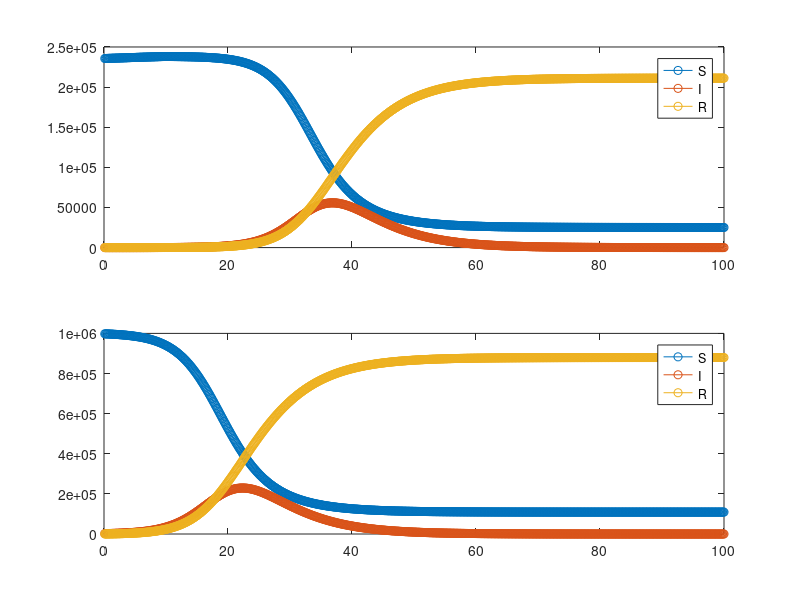

Reproduce this figure in MATLAB.
city1=[]; % the United States
city2=[]; % China
N=[235606 1000000] % populations of USA and China respectively

%SIR model
S=[235606 998000]; 
I=[0 2000];
R=[0 0];

a=1/2;
b=1/5;
T=100; % with units days
dt=1/8;
clockmax=ceil(T/dt);

% exchange rates - percentage of population every day
e1=0.0001; % people traveling out of USA and going into China
e2=.0003; % people traveling out of China and going into USA
for i = 1:clockmax
    t=i*dt;
    
    S=S-dt*a*S.*I./N;
    I=I+dt*(a*I.*S./N-b*I);
    R=R+dt*b*I;
    
    
    SS=S(1);
    II=I(1);
    RR=R(1);
    
    % showing a travel ban after 10 days
    if t < 10
        % updating the population of city one of people leaving and people
        % coming in 
        S(1)=S(1)+(-e1*S(1)+e2*S(2))*dt;
        I(1)=I(1)+(-e1*I(1)+e2*I(2))*dt;
        R(1)=R(1)+(-e1*R(1)+e2*R(2))*dt;

        % updating the population of city two of people leaving and people
        % coming in 
        S(2)=S(2)+(-e2*S(2)+e1*SS)*dt;
        I(2)=I(2)+(-e2*I(2)+e1*II)*dt;
        R(2)=R(2)+(-e2*R(2)+e1*RR)*dt;
    end
    city1(i,:)=[t S(1) I(1) R(1)];
    city2(i,:)=[t S(2) I(2) R(2)];
    
    
end

for j = 2:4
    subplot(2,1,1)
    plot (city1(:,1),city1(:,j),'-o');
    hold on
end
legend('S', 'I', 'R');

for j = 2:4
    subplot(2,1,2)
    plot (city2(:,1),city2(:,j),'-o');
    hold on
end
legend('S', 'I', 'R');
